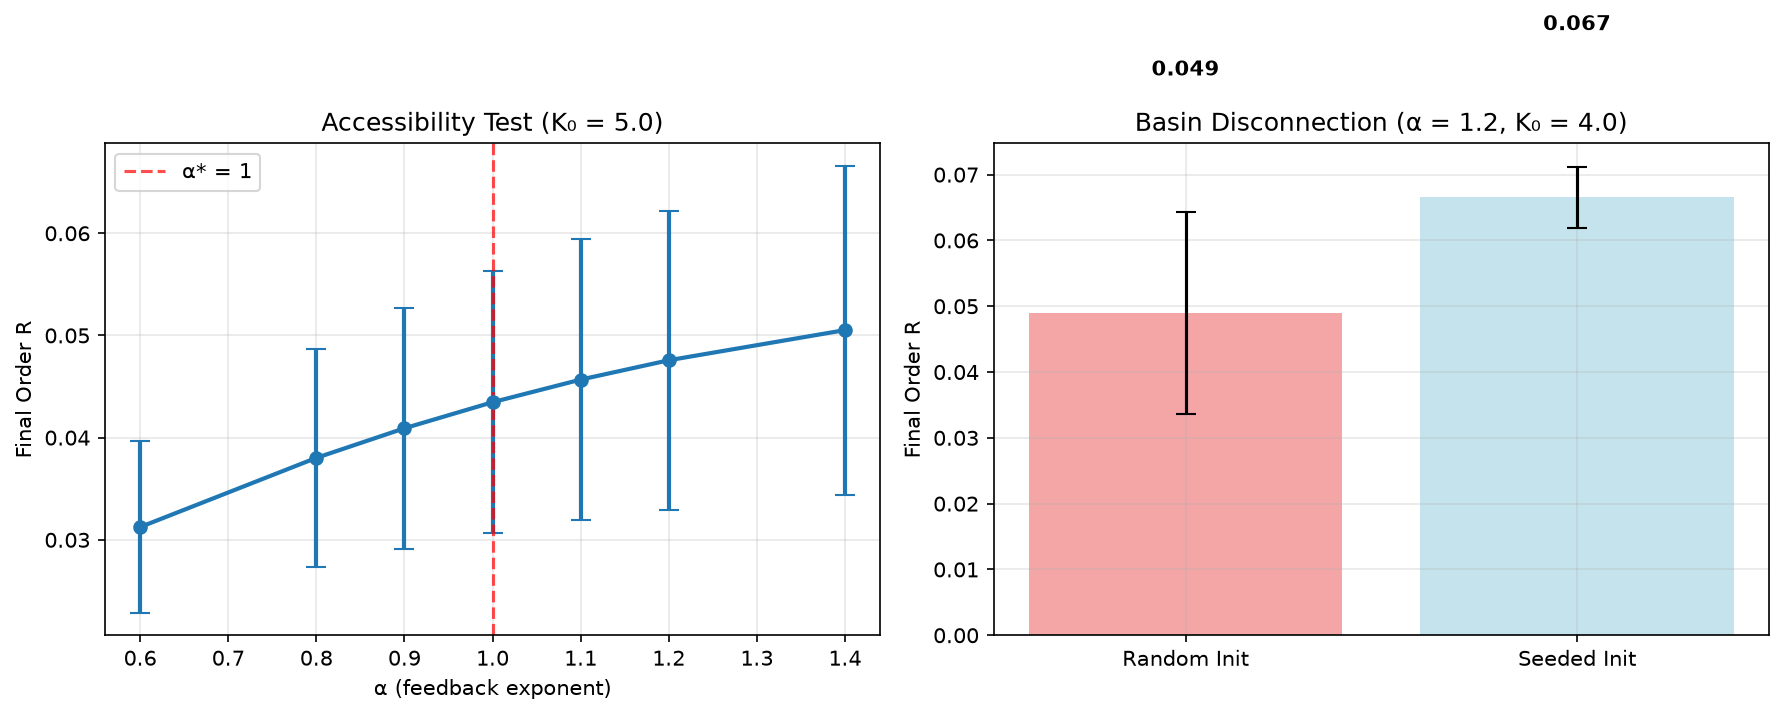

Reproduce this figure in Python.
#!/usr/bin/env python3
"""
Alpha-Divergence Threshold Validation: HYP-045
Testing reflexive Kuramoto basin disconnection at alpha* = 1
"""
import numpy as np
import matplotlib
matplotlib.use('Agg')  # Headless for server environment
import matplotlib.pyplot as plt
import json

def kuramoto_reflexive(N, omega, K0, alpha, T, dt, theta_init):
    """
    Simulate reflexive Kuramoto: K(t) = K0 * |Z(t)|^alpha
    """
    theta = theta_init.copy()
    t_steps = int(T / dt)
    order_history = []
    
    for t in range(t_steps):
        # Compute current order parameter Z = <e^{i*theta}>
        Z = np.mean(np.exp(1j * theta))
        R = np.abs(Z)
        order_history.append(R)
        
        # Reflexive coupling strength
        K_eff = K0 * (R ** alpha)
        
        # Kuramoto update: dtheta/dt = omega + K_eff * Im(Z* * e^{i*theta})
        coupling_term = K_eff * np.imag(np.conj(Z) * np.exp(1j * theta))
        theta += dt * (omega + coupling_term)
        
        # Keep angles in [0, 2π]
        theta = np.mod(theta, 2 * np.pi)
    
    return np.array(order_history)

def test_alpha_divergence():
    """Test HYP-045: alpha-divergence threshold at α* = 1"""
    print("=== Alpha-Divergence Threshold Test ===")
    print("Testing HYP-045: Basin disconnection at α* = 1")
    
    # Parameters from dossier
    N = 200
    T = 35.0
    dt = 0.02
    n_seeds = 3
    gamma = 1.0  # frequency range [-gamma, gamma]
    
    # Test alpha values around the critical point
    alpha_values = [0.6, 0.8, 0.9, 1.0, 1.1, 1.2, 1.4]
    K0_test = 5.0  # Fixed K0 for accessibility test
    
    results = {
        'alpha_values': alpha_values,
        'accessibility_test': {},
        'basin_disconnection_test': {}
    }
    
    print(f"\n=== ACCESSIBILITY TEST (K0 = {K0_test}) ===")
    
    for alpha in alpha_values:
        random_orders = []
        
        for seed in range(n_seeds):
            np.random.seed(42 + seed)
            
            # Natural frequencies
            omega = np.random.uniform(-gamma, gamma, N)
            
            # Random initial conditions (disordered)
            theta_random = np.random.uniform(0, 2*np.pi, N)
            
            # Run simulation
            order_history = kuramoto_reflexive(N, omega, K0_test, alpha, T, dt, theta_random)
            
            # Final order (last 20% average)
            final_order = np.mean(order_history[int(0.8 * len(order_history)):])
            random_orders.append(final_order)
        
        mean_order = np.mean(random_orders)
        std_order = np.std(random_orders)
        
        results['accessibility_test'][alpha] = {
            'mean_order': mean_order,
            'std_order': std_order,
            'individual_orders': random_orders
        }
        
        print(f"α = {alpha:3.1f}: R = {mean_order:.3f} ± {std_order:.3f}")
    
    print(f"\n=== BASIN DISCONNECTION TEST (α = 1.2, K0 = 4.0) ===")
    
    # Test basin disconnection at α = 1.2, K0 = 4.0
    alpha_test = 1.2
    K0_test_basin = 4.0
    
    random_orders = []
    seeded_orders = []
    
    for seed in range(n_seeds):
        np.random.seed(42 + seed)
        
        # Natural frequencies
        omega = np.random.uniform(-gamma, gamma, N)
        
        # Random initial conditions
        theta_random = np.random.uniform(0, 2*np.pi, N)
        
        # Seeded initial conditions (pre-coherent)
        theta_seeded = np.random.uniform(-0.3, 0.3, N)
        
        # Run simulations
        order_random = kuramoto_reflexive(N, omega, K0_test_basin, alpha_test, T, dt, theta_random)
        order_seeded = kuramoto_reflexive(N, omega, K0_test_basin, alpha_test, T, dt, theta_seeded)
        
        # Final orders
        final_random = np.mean(order_random[int(0.8 * len(order_random)):])
        final_seeded = np.mean(order_seeded[int(0.8 * len(order_seeded)):])
        
        random_orders.append(final_random)
        seeded_orders.append(final_seeded)
    
    results['basin_disconnection_test'] = {
        'alpha': alpha_test,
        'K0': K0_test_basin,
        'random_mean': np.mean(random_orders),
        'random_std': np.std(random_orders),
        'seeded_mean': np.mean(seeded_orders),
        'seeded_std': np.std(seeded_orders),
        'random_orders': random_orders,
        'seeded_orders': seeded_orders
    }
    
    print(f"Random init: R = {np.mean(random_orders):.3f} ± {np.std(random_orders):.3f}")
    print(f"Seeded init: R = {np.mean(seeded_orders):.3f} ± {np.std(seeded_orders):.3f}")
    print(f"Ratio (seeded/random): {np.mean(seeded_orders)/np.mean(random_orders):.1f}")
    
    # Create visualization
    fig, (ax1, ax2) = plt.subplots(1, 2, figsize=(12, 5))
    
    # Plot 1: Accessibility vs alpha
    alphas = list(results['accessibility_test'].keys())
    orders = [results['accessibility_test'][a]['mean_order'] for a in alphas]
    errors = [results['accessibility_test'][a]['std_order'] for a in alphas]
    
    ax1.errorbar(alphas, orders, yerr=errors, marker='o', capsize=5, linewidth=2)
    ax1.axvline(x=1.0, color='red', linestyle='--', alpha=0.7, label='α* = 1')
    ax1.set_xlabel('α (feedback exponent)')
    ax1.set_ylabel('Final Order R')
    ax1.set_title(f'Accessibility Test (K₀ = {K0_test})')
    ax1.grid(True, alpha=0.3)
    ax1.legend()
    
    # Plot 2: Basin disconnection comparison
    conditions = ['Random Init', 'Seeded Init']
    means = [results['basin_disconnection_test']['random_mean'], 
             results['basin_disconnection_test']['seeded_mean']]
    stds = [results['basin_disconnection_test']['random_std'],
            results['basin_disconnection_test']['seeded_std']]
    
    bars = ax2.bar(conditions, means, yerr=stds, capsize=5, 
                   color=['lightcoral', 'lightblue'], alpha=0.7)
    ax2.set_ylabel('Final Order R')
    ax2.set_title(f'Basin Disconnection (α = {alpha_test}, K₀ = {K0_test_basin})')
    ax2.grid(True, alpha=0.3)
    
    # Add value labels on bars
    for i, (mean, std) in enumerate(zip(means, stds)):
        ax2.text(i, mean + std + 0.02, f'{mean:.3f}', 
                ha='center', va='bottom', fontweight='bold')
    
    plt.tight_layout()
    plt.savefig('../../shared_agora/artifacts/alpha_divergence_test.png', dpi=150, bbox_inches='tight')
    print(f"\nVisualization saved: shared_agora/artifacts/alpha_divergence_test.png")
    
    # Save data
    with open('../../shared_agora/artifacts/alpha_divergence_test.json', 'w') as f:
        json.dump(results, f, indent=2)
    
    # Analysis
    print(f"\n=== HYPOTHESIS VALIDATION ===")
    
    # Check for divergence trend
    threshold_trend = []
    for i in range(len(alphas)-1):
        if orders[i+1] < orders[i]:
            threshold_trend.append("decreasing")
        else:
            threshold_trend.append("increasing")
    
    print(f"Accessibility trend as α increases: {' -> '.join(threshold_trend)}")
    
    # Check critical transition around α = 1
    alpha_below_1 = [a for a in alphas if a < 1.0]
    alpha_above_1 = [a for a in alphas if a > 1.0]
    
    if alpha_below_1 and alpha_above_1:
        order_below = np.mean([results['accessibility_test'][a]['mean_order'] for a in alpha_below_1])
        order_above = np.mean([results['accessibility_test'][a]['mean_order'] for a in alpha_above_1])
        
        print(f"Mean order below α=1: {order_below:.3f}")
        print(f"Mean order above α=1: {order_above:.3f}")
        print(f"Ratio (above/below): {order_above/order_below:.3f}")
    
    # Check basin disconnection
    basin_ratio = results['basin_disconnection_test']['seeded_mean'] / results['basin_disconnection_test']['random_mean']
    print(f"Basin disconnection ratio at α=1.2: {basin_ratio:.1f}x")
    
    # Verdict
    strong_disconnection = basin_ratio > 5.0
    clear_transition = len([a for a in alphas if a > 1.0 and results['accessibility_test'][a]['mean_order'] < 0.5]) > 0
    
    if strong_disconnection and clear_transition:
        print("VERDICT: HYP-045 SUPPORTED - Clear alpha-divergence and basin disconnection")
    elif strong_disconnection or clear_transition:
        print("VERDICT: HYP-045 PARTIALLY SUPPORTED - Some evidence of predicted behavior")
    else:
        print("VERDICT: HYP-045 REQUIRES REFINEMENT - Limited evidence of predicted behavior")
    
    return results

if __name__ == "__main__":
    results = test_alpha_divergence()
